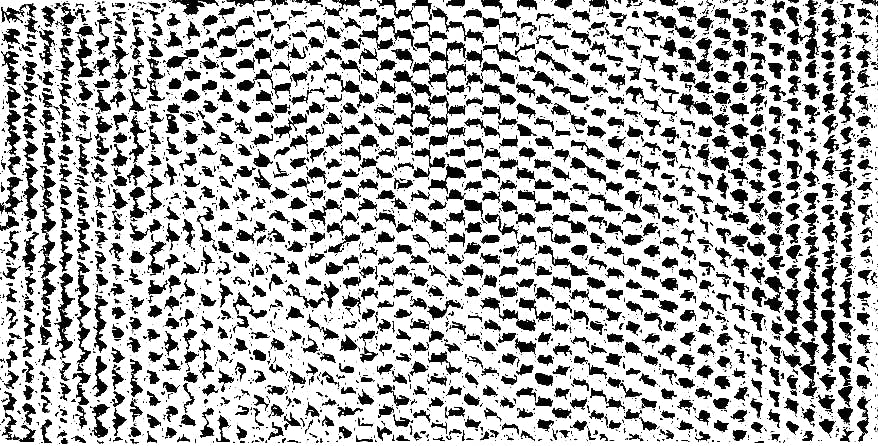
#> input picture Crushed_ia.jpeg, 878 x 446 px
$ python crushed_ia.py Crushed_ia.jpeg
#> lines starting #> are read from the running program, lines starting #| are printed output that depends on the picture; after the words box and inside, x2 and y2 are one past the last pixel; in counts of white or black regions, pixels touching at a corner belong together
import os
import cv2
import numpy as np

# --------------------------------------------------
# STEP 1: Load image
# --------------------------------------------------
SCRIPT_DIR = os.path.dirname(os.path.abspath(__file__))

# Check local folder first, then Downloads
candidate_paths = [
    os.path.join(SCRIPT_DIR, "Crushed_ia.jpeg"),
    r"C:\Users\Hp\Downloads\Crushed_ia.jpeg",
]

IMAGE_PATH = next((p for p in candidate_paths if os.path.exists(p)), candidate_paths[0])
OUTPUT_DIR = SCRIPT_DIR

image = cv2.imread(IMAGE_PATH)
#> image is the input picture: shape (446, 878, 3); min 0, max 255, mean 177.1
if image is None:
    raise FileNotFoundError(f"Image not found at {IMAGE_PATH}")

# --------------------------------------------------
# STEP 2: Convert RGB image to grayscale
# --------------------------------------------------
gray = cv2.cvtColor(image, cv2.COLOR_BGR2GRAY)

# --------------------------------------------------
# STEP 3: Otsu automatic thresholding
# --------------------------------------------------
threshold, binary = cv2.threshold(
    gray,
    0,
    255,
    cv2.THRESH_BINARY + cv2.THRESH_OTSU
)
#> binary: shape (446, 878); 68.9% white; 2683 black regions (1758 under 20 px), largest, box (x1, y1, x2, y2) and area: (393, 70, 466, 127) 989, (72, 261, 91, 429) 965, (38, 174, 57, 309) 907
#> threshold = 131

# --------------------------------------------------
# STEP 4: Count pixels
# --------------------------------------------------
total_pixels = binary.size
#> total_pixels = 391588
silver_pixels = np.count_nonzero(binary == 255)
#> silver_pixels = 269926
black_pixels = np.count_nonzero(binary == 0)
#> black_pixels = 121662

# --------------------------------------------------
# STEP 5: Calculate percentages
# --------------------------------------------------
silver_percentage = (silver_pixels / total_pixels) * 100
#> silver_percentage = 68.93
black_percentage = (black_pixels / total_pixels) * 100
#> black_percentage = 31.07

# --------------------------------------------------
# STEP 6: Display results in terminal
# --------------------------------------------------
print("==================================================")
print("             CRUSHED IA IMAGE ANALYSIS            ")
print("==================================================")
print(f"Image Path       : {IMAGE_PATH}")
print(f"Image dimensions : {gray.shape[1]} x {gray.shape[0]} (W x H)")
#| Image dimensions : 878 x 446 (W x H)
print(f"Total pixels     : {total_pixels:,}")
#| Total pixels     : 391,588
print(f"Otsu threshold   : {threshold:.2f}")
#| Otsu threshold   : 131.00
print(f"Silver/White px  : {silver_pixels:,} ({silver_percentage:.2f}%)")
#| Silver/White px  : 269,926 (68.93%)
print(f"Black/Void px    : {black_pixels:,} ({black_percentage:.2f}%)")
#| Black/Void px    : 121,662 (31.07%)
print("==================================================")

# --------------------------------------------------
# STEP 7: Save binary segmentation mask
# --------------------------------------------------
seg_output_path = os.path.join(OUTPUT_DIR, "IA_segmentation_result.png")
cv2.imwrite(seg_output_path, binary)
print(f"[+] Segmentation image saved to: {seg_output_path}")

# --------------------------------------------------
# STEP 8: Create and save visual report with text overlay
# --------------------------------------------------
report = cv2.cvtColor(binary, cv2.COLOR_GRAY2BGR)

# Background banner card for legible text
overlay_h, overlay_w = 240, min(480, report.shape[1] - 20)
#> overlay_h = 240; overlay_w = 480
cv2.rectangle(report, (10, 10), (10 + overlay_w, 10 + overlay_h), (30, 30, 30), -1)
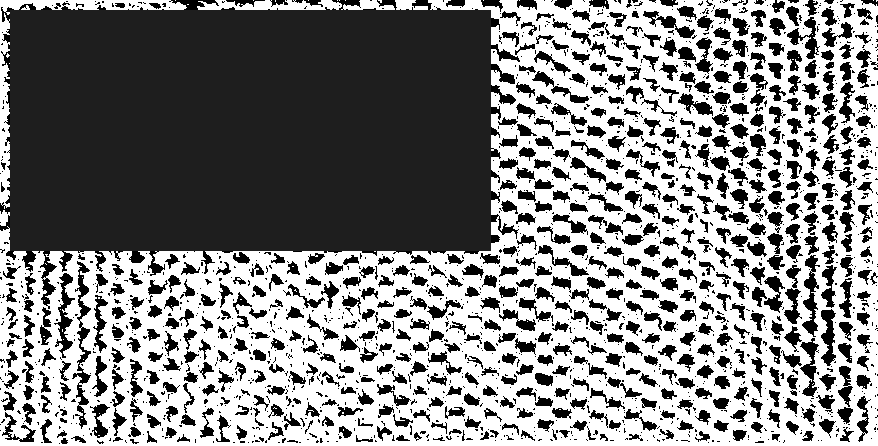
#> report: shape (446, 878, 3); min 0, max 255, mean 133.9
cv2.rectangle(report, (10, 10), (10 + overlay_w, 10 + overlay_h), (0, 255, 255), 2)
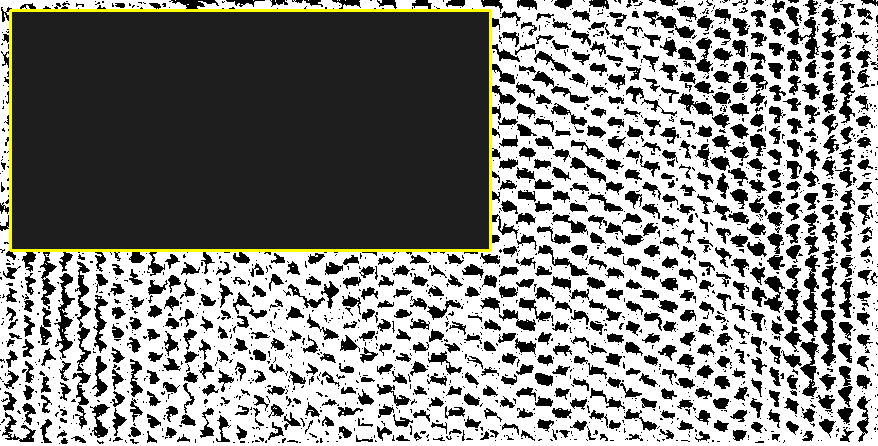
#> report: shape (446, 878, 3); 1.1% of pixels changed, all inside (x1, y1, x2, y2) = (9, 9, 492, 252)

font = cv2.FONT_HERSHEY_SIMPLEX
text_lines = [
    "IA PIXEL AREA ANALYSIS",
    f"Otsu Threshold : {threshold:.1f}",
    f"Total Pixels   : {total_pixels:,}",
    f"Silver Material: {silver_pixels:,}",
    f"Void/Black Area: {black_pixels:,}",
    f"Material Ratio : {silver_percentage:.2f}%",
    f"Void Ratio     : {black_percentage:.2f}%"
]
#> text_lines = ['IA PIXEL AREA ANALYSIS', 'Otsu Threshold : 131.0', 'Total Pixels   : 391,588', 'Silver Material: 269,926', 'Void/Black Area: 121,662', 'Material Ratio : 68.93%', 'Void Ratio     : 31.07%']

y = 40
for idx, line in enumerate(text_lines):
    color = (0, 255, 255) if idx == 0 else (255, 255, 255)
    scale = 0.65 if idx == 0 else 0.55
    thickness = 2 if idx == 0 else 1
    cv2.putText(report, line, (25, y), font, scale, color, thickness, cv2.LINE_AA)
    y += 28
#> this loop made 7 passes
#> (line, color, scale, thickness, y) on passes 1 to 7: ('IA PIXEL AREA ANALYSIS', (0, 255, 255), 0.65, 2, 68), ('Otsu Threshold : 131.0', (255, 255, 255), 0.55, 1, 96), ('Total Pixels   : 391,588', (255, 255, 255), 0.55, 1, 124), ('Silver Material: 269,926', (255, 255, 255), 0.55, 1, 152), ('Void/Black Area: 121,662', (255, 255, 255), 0.55, 1, 180), ('Material Ratio : 68.93%', (255, 255, 255), 0.55, 1, 208), ('Void Ratio     : 31.07%', (255, 255, 255), 0.55, 1, 236)
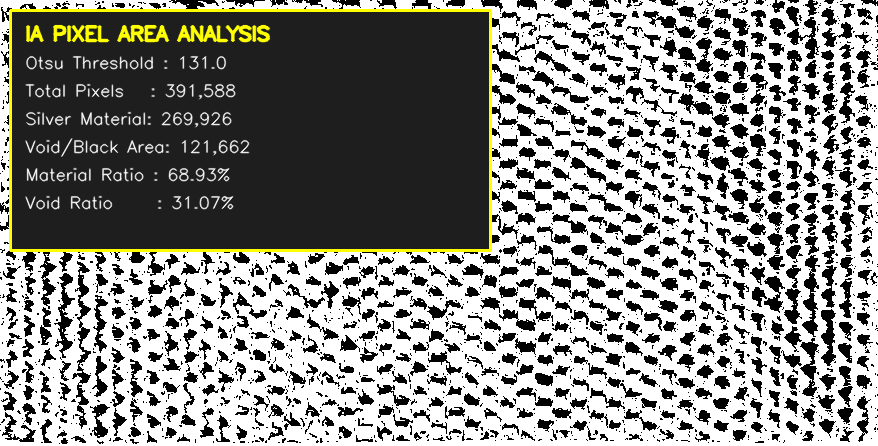
#> report: shape (446, 878, 3); 2.74% of pixels changed, all inside (x1, y1, x2, y2) = (24, 24, 271, 210)
#> after the loop, y = 236

report_output_path = os.path.join(OUTPUT_DIR, "IA_area_analysis_report.png")
cv2.imwrite(report_output_path, report)
print(f"[+] Visual report saved to: {report_output_path}")

# --------------------------------------------------
# STEP 9: Optional interactive display
# --------------------------------------------------
# Run with --show flag to display interactive popup windows
import sys
if "--show" in sys.argv or os.environ.get("SHOW_PREVIEW", "0") == "1":
    print("\n[i] Displaying popup windows. Press any key on an image window to exit...")
    cv2.imshow("Original Image", image)
    cv2.imshow("Binary Segmentation", binary)
    cv2.imshow("Analysis Report", report)
    cv2.waitKey(0)
    cv2.destroyAllWindows()
else:
    print("\n[Tip] Run with '--show' (e.g. `python crushed_ia.py --show`) to display interactive preview windows.")
